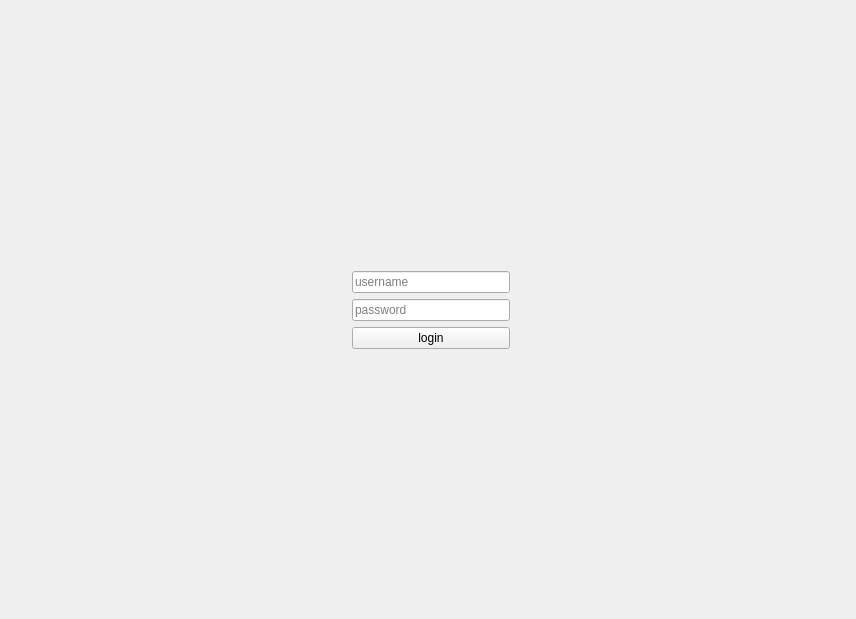
<?xml version="1.0" encoding="UTF-8"?>
<ui version="4.0">
 <class>MainWindow</class>
 <widget class="QMainWindow" name="MainWindow">
  <property name="geometry">
   <rect>
    <x>0</x>
    <y>0</y>
    <width>856</width>
    <height>619</height>
   </rect>
  </property>
  <property name="windowTitle">
   <string>MainWindow</string>
  </property>
  <widget class="QWidget" name="centralwidget">
   <property name="sizePolicy">
    <sizepolicy hsizetype="Expanding" vsizetype="Expanding">
     <horstretch>0</horstretch>
     <verstretch>0</verstretch>
    </sizepolicy>
   </property>
   <layout class="QVBoxLayout" name="verticalLayout_2">
    <item>
     <layout class="QVBoxLayout" name="verticalLayout">
      <item>
       <widget class="QStackedWidget" name="stackedWidget">
        <widget class="QWidget" name="login_widget">
         <layout class="QVBoxLayout" name="verticalLayout_3">
          <item>
           <spacer name="verticalSpacer">
            <property name="orientation">
             <enum>Qt::Vertical</enum>
            </property>
            <property name="sizeHint" stdset="0">
             <size>
              <width>20</width>
              <height>40</height>
             </size>
            </property>
           </spacer>
          </item>
          <item>
           <layout class="QHBoxLayout" name="horizontalLayout" stretch="2,1,2">
            <item>
             <spacer name="horizontalSpacer">
              <property name="orientation">
               <enum>Qt::Horizontal</enum>
              </property>
              <property name="sizeHint" stdset="0">
               <size>
                <width>40</width>
                <height>20</height>
               </size>
              </property>
             </spacer>
            </item>
            <item>
             <layout class="QFormLayout" name="formLayout">
              <item row="0" column="1">
               <widget class="QLineEdit" name="username_input">
                <property name="placeholderText">
                 <string>username</string>
                </property>
               </widget>
              </item>
              <item row="1" column="1">
               <widget class="QLineEdit" name="password_input">
                <property name="echoMode">
                 <enum>QLineEdit::Password</enum>
                </property>
                <property name="placeholderText">
                 <string>password</string>
                </property>
               </widget>
              </item>
              <item row="2" column="1">
               <widget class="QPushButton" name="login_button">
                <property name="text">
                 <string>login</string>
                </property>
               </widget>
              </item>
             </layout>
            </item>
            <item>
             <spacer name="horizontalSpacer_2">
              <property name="orientation">
               <enum>Qt::Horizontal</enum>
              </property>
              <property name="sizeHint" stdset="0">
               <size>
                <width>40</width>
                <height>20</height>
               </size>
              </property>
             </spacer>
            </item>
           </layout>
          </item>
          <item>
           <spacer name="verticalSpacer_2">
            <property name="orientation">
             <enum>Qt::Vertical</enum>
            </property>
            <property name="sizeHint" stdset="0">
             <size>
              <width>20</width>
              <height>40</height>
             </size>
            </property>
           </spacer>
          </item>
         </layout>
        </widget>
        <widget class="QWidget" name="currency_converter_widget">
         <layout class="QHBoxLayout" name="horizontalLayout_2">
          <item>
           <layout class="QHBoxLayout" name="horizontalLayout_3" stretch="2,1,2">
            <item>
             <widget class="QFrame" name="frame_3">
              <property name="frameShape">
               <enum>QFrame::StyledPanel</enum>
              </property>
              <property name="frameShadow">
               <enum>QFrame::Raised</enum>
              </property>
              <layout class="QVBoxLayout" name="verticalLayout_5">
               <item>
                <layout class="QVBoxLayout" name="verticalLayout_4">
                 <item>
                  <spacer name="verticalSpacer_3">
                   <property name="orientation">
                    <enum>Qt::Vertical</enum>
                   </property>
                   <property name="sizeHint" stdset="0">
                    <size>
                     <width>20</width>
                     <height>40</height>
                    </size>
                   </property>
                  </spacer>
                 </item>
                 <item>
                  <widget class="QComboBox" name="from_combo">
                   <item>
                    <property name="text">
                     <string>GEL</string>
                    </property>
                   </item>
                   <item>
                    <property name="text">
                     <string>USD</string>
                    </property>
                   </item>
                   <item>
                    <property name="text">
                     <string>EUR</string>
                    </property>
                   </item>
                   <item>
                    <property name="text">
                     <string>GBP</string>
                    </property>
                   </item>
                  </widget>
                 </item>
                 <item>
                  <widget class="QDoubleSpinBox" name="from_amount">
                   <property name="decimals">
                    <number>10</number>
                   </property>
                   <property name="maximum">
                    <double>999999999999999949387135297074018866963645011013410073083904.000000000000000</double>
                   </property>
                   <property name="value">
                    <double>1.000000000000000</double>
                   </property>
                  </widget>
                 </item>
                 <item>
                  <spacer name="verticalSpacer_4">
                   <property name="orientation">
                    <enum>Qt::Vertical</enum>
                   </property>
                   <property name="sizeHint" stdset="0">
                    <size>
                     <width>20</width>
                     <height>40</height>
                    </size>
                   </property>
                  </spacer>
                 </item>
                </layout>
               </item>
              </layout>
             </widget>
            </item>
            <item>
             <widget class="QFrame" name="frame">
              <property name="frameShape">
               <enum>QFrame::StyledPanel</enum>
              </property>
              <property name="frameShadow">
               <enum>QFrame::Raised</enum>
              </property>
              <layout class="QVBoxLayout" name="verticalLayout_7">
               <item>
                <layout class="QVBoxLayout" name="verticalLayout_6">
                 <item>
                  <spacer name="verticalSpacer_7">
                   <property name="orientation">
                    <enum>Qt::Vertical</enum>
                   </property>
                   <property name="sizeHint" stdset="0">
                    <size>
                     <width>20</width>
                     <height>40</height>
                    </size>
                   </property>
                  </spacer>
                 </item>
                 <item>
                  <widget class="QPushButton" name="convert_button">
                   <property name="text">
                    <string>convert</string>
                   </property>
                  </widget>
                 </item>
                 <item>
                  <widget class="QPushButton" name="swap_button">
                   <property name="text">
                    <string>swap</string>
                   </property>
                  </widget>
                 </item>
                 <item>
                  <widget class="QPushButton" name="logout_button">
                   <property name="text">
                    <string>logout</string>
                   </property>
                  </widget>
                 </item>
                 <item>
                  <spacer name="verticalSpacer_8">
                   <property name="orientation">
                    <enum>Qt::Vertical</enum>
                   </property>
                   <property name="sizeHint" stdset="0">
                    <size>
                     <width>20</width>
                     <height>40</height>
                    </size>
                   </property>
                  </spacer>
                 </item>
                </layout>
               </item>
              </layout>
             </widget>
            </item>
            <item>
             <widget class="QFrame" name="frame_2">
              <property name="frameShape">
               <enum>QFrame::StyledPanel</enum>
              </property>
              <property name="frameShadow">
               <enum>QFrame::Raised</enum>
              </property>
              <layout class="QVBoxLayout" name="verticalLayout_9">
               <item>
                <layout class="QVBoxLayout" name="verticalLayout_8">
                 <item>
                  <spacer name="verticalSpacer_5">
                   <property name="orientation">
                    <enum>Qt::Vertical</enum>
                   </property>
                   <property name="sizeHint" stdset="0">
                    <size>
                     <width>20</width>
                     <height>40</height>
                    </size>
                   </property>
                  </spacer>
                 </item>
                 <item>
                  <widget class="QComboBox" name="to_combo">
                   <item>
                    <property name="text">
                     <string>GEL</string>
                    </property>
                   </item>
                   <item>
                    <property name="text">
                     <string>USD</string>
                    </property>
                   </item>
                   <item>
                    <property name="text">
                     <string>EUR</string>
                    </property>
                   </item>
                   <item>
                    <property name="text">
                     <string>GBP</string>
                    </property>
                   </item>
                  </widget>
                 </item>
                 <item>
                  <widget class="QLineEdit" name="to_amount">
                   <property name="sizePolicy">
                    <sizepolicy hsizetype="Preferred" vsizetype="Fixed">
                     <horstretch>0</horstretch>
                     <verstretch>0</verstretch>
                    </sizepolicy>
                   </property>
                   <property name="readOnly">
                    <bool>true</bool>
                   </property>
                  </widget>
                 </item>
                 <item>
                  <spacer name="verticalSpacer_6">
                   <property name="orientation">
                    <enum>Qt::Vertical</enum>
                   </property>
                   <property name="sizeHint" stdset="0">
                    <size>
                     <width>20</width>
                     <height>40</height>
                    </size>
                   </property>
                  </spacer>
                 </item>
                </layout>
               </item>
              </layout>
             </widget>
            </item>
           </layout>
          </item>
         </layout>
        </widget>
       </widget>
      </item>
     </layout>
    </item>
   </layout>
  </widget>
 </widget>
 <resources/>
 <connections/>
</ui>
